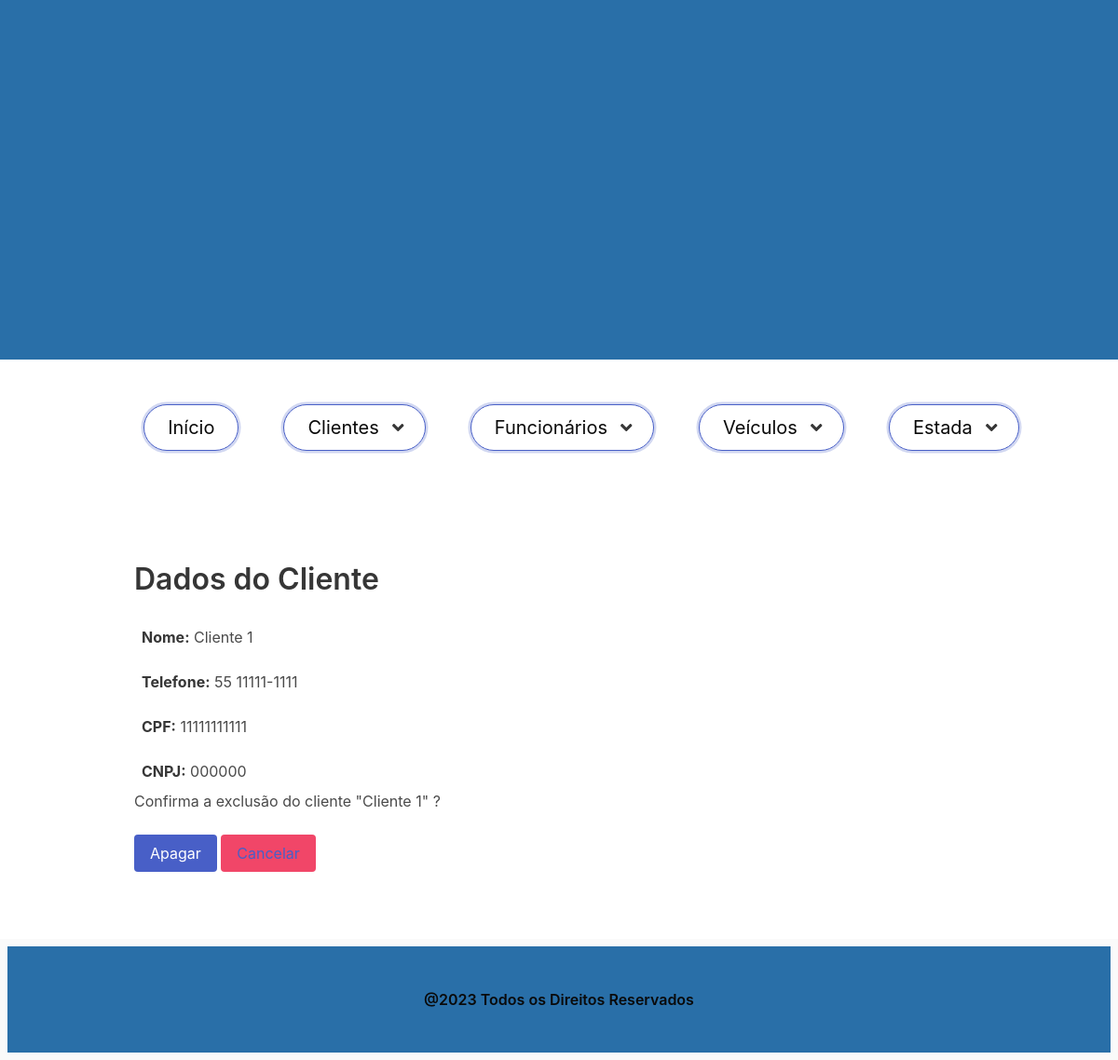
The app's page /1/cliente/apagar/ with its own data.
### cliente/models.py (models this page shows)
class Cliente(Pessoa):
    cpf = models.CharField('CPF', max_length=11, help_text='CPF para pessoa física', blank=True, null=True)
    cnpj = models.CharField('CNPJ', max_length=11, help_text='CNPJ para pessoa jurídica', blank=True, null=True)
    class Meta:
        verbose_name = 'Cliente'
        verbose_name_plural = 'Clientes'
        ordering = ['nome']
    def __str__(self):
        return super().nome

### cliente/views.py (the view)
# urls.py: path('<int:pk>/cliente/apagar/', ClienteDeleteView.as_view(), name='cliente_apagar'),
class ClienteDeleteView(DeleteView):
    model = Cliente
    template_name = 'cliente_apagar.html'
    success_url = reverse_lazy('clientes')

### cliente/templates/cliente_apagar.html (shortened to what this page needs)
{% extends "base.html" %}
{% block content %}
  <section class="section">
    <div class="container">
      <div class="column is-mobile">
        <div class="column is-half is-offset-quarter">
          <h3 class="title is-size-3">Dados do Cliente</h3>
          <p class="p-2 mt-2"><strong>Nome:</strong> {{ object.nome }}</p>
          <p class="p-2 mt-2"><strong>Telefone:</strong> {{ object.fone }}</p>
          <p class="p-2 mt-2"><strong>CPF:</strong> {{ object.cpf }}</p>
          <p class="p-2 mt-2"><strong>CNPJ:</strong> {{ object.cnpj }}</p>
          <form method="POST" enctype="multipart/form-data">
            <p>Confirma a exclusão do cliente "{{ object}}" ?</p>
            <button class="button is-link is-primary" type="submit">Apagar</button>
            <button class="button is-danger is-pulled-rigth" type="reset">
              <a href="{% url 'clientes' %}">Cancelar</a>
            </button>
          </form>
        </div>
      </div>
    </div>
  </section>
{% endblock %}

### home/templates/base.html (style rules this page uses)
* { margin: 0; padding: 0; }

### records on screen
Cliente: nome "Cliente 1", fone "55 11111-1111", cpf "11111111111", cnpj "000000"
